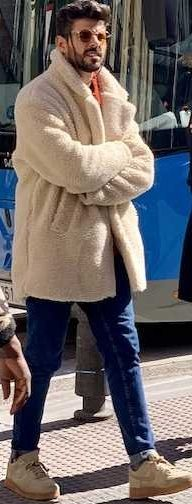
#> input picture lessons/images/day06-person.jpg, 192 x 504 px, given in place of the camera
$ python motion_demo.py
#> lines starting #> are read from the running program, lines starting #| are printed output that depends on the picture
import argparse

import cv2

ap = argparse.ArgumentParser(description="A simple motion detector (frame differencing)")
ap.add_argument("--source", default="0", help="camera number or video file")
ap.add_argument("--mode", choices=["background", "previous"], default="background",
                help="compare each frame with the first frame, or with the previous frame")
ap.add_argument("--no-window", action="store_true", help="do not show a window")
ap.add_argument("--timeline", action="store_true", help="at the end, print one character per frame")
args = ap.parse_args()

source = int(args.source) if args.source.isdigit() else args.source
cap = cv2.VideoCapture(source)
if not cap.isOpened():
    raise SystemExit(f"Cannot open {source!r}")

MIN_AREA = 500  # ignore moving areas smaller than this many pixels
reference = None  # the picture we compare with
frames = moving_frames = 0
timeline = []  # one character per frame: - reference, . quiet, # motion

while True:
    ok, frame = cap.read()
#> frame is the input picture: shape (504, 192, 3); mean B, G, R 102.2, 102.6, 109.6
    if not ok:
        break
    frames += 1

    gray = cv2.cvtColor(frame, cv2.COLOR_BGR2GRAY)
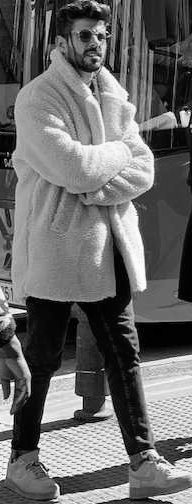
#> gray: shape (504, 192); min 0, max 255, mean 104.6
    gray = cv2.GaussianBlur(gray, (21, 21), 0)  # blur away tiny noise
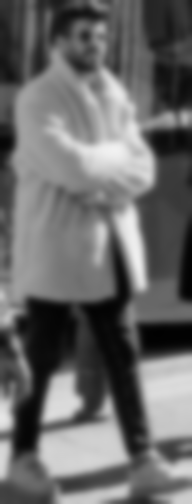
#> gray: shape (504, 192); min 1, max 241, mean 104.7

    if reference is None:
        reference = gray  # the first frame is our picture of the "empty scene"
        timeline.append("-")
        continue

    difference = cv2.absdiff(reference, gray)  # safe subtraction: no uint8 wrap-around
    mask = cv2.threshold(difference, 25, 255, cv2.THRESH_BINARY)[1]  # changed pixels become 255
    mask = cv2.dilate(mask, None, iterations=2)  # fill small holes
    contours, _ = cv2.findContours(mask, cv2.RETR_EXTERNAL, cv2.CHAIN_APPROX_SIMPLE)

    moving = False
    for contour in contours:
        if cv2.contourArea(contour) < MIN_AREA:
            continue
        moving = True
        x, y, w, h = cv2.boundingRect(contour)
        cv2.rectangle(frame, (x, y), (x + w, y + h), (0, 0, 255), 2)
    if moving:
        moving_frames += 1
    timeline.append("#" if moving else ".")

    if args.mode == "previous":
        reference = gray  # next time compare with this frame

    if not args.no_window:
        cv2.putText(frame, "MOTION" if moving else "quiet", (10, 30),
                    cv2.FONT_HERSHEY_SIMPLEX, 0.8, (0, 0, 255) if moving else (0, 200, 0), 2)
        cv2.imshow("Motion", frame)
        if cv2.waitKey(1) & 0xFF == ord("q"):
            break

cap.release()
cv2.destroyAllWindows()
print(f"{moving_frames} of {frames} frames had motion ({args.mode} mode)")
if args.timeline:
    for start in range(0, len(timeline), 50):
        print(f"{start:3d}: {''.join(timeline[start:start + 50])}")

$ run again, on lessons/images/day06-summary.jpg
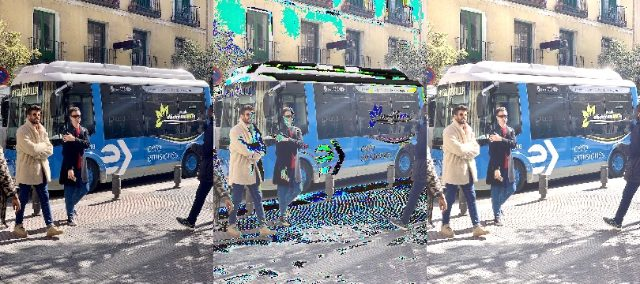
#> input picture lessons/images/day06-summary.jpg, 640 x 284 px, given in place of the camera
#> frame is the input picture: shape (284, 640, 3); mean B, G, R 146.6, 142.6, 138.6
#> `gray = cv2.cvtColor(frame, cv2.COLOR_BGR2GRAY)`:
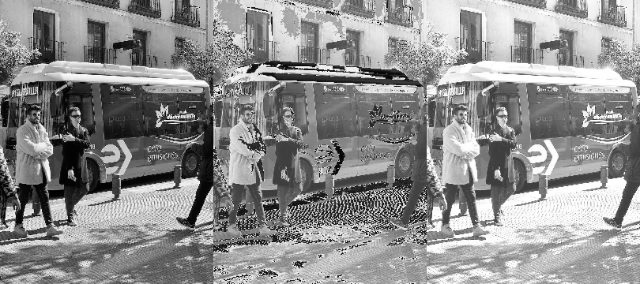
#> gray: shape (284, 640); min 0, max 255, mean 141.8
#> `gray = cv2.GaussianBlur(gray, (21, 21), 0)`:
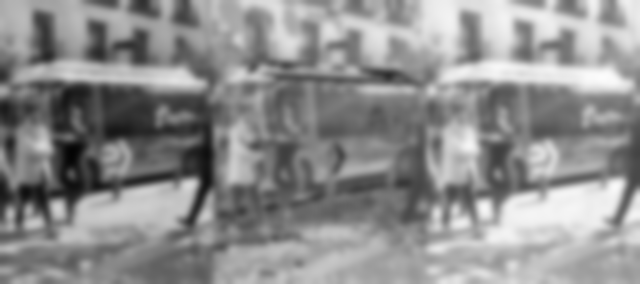
#> gray: shape (284, 640); min 4, max 252, mean 141.8
